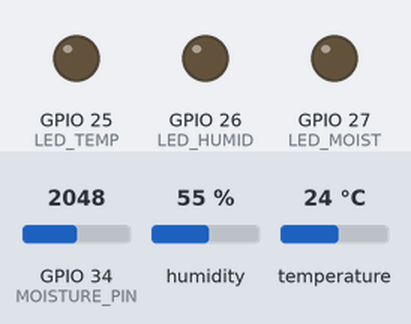
Recording of a sketch running on a simulated ESP32. Shown: output pins drawn as LEDs (lit = HIGH). Inputs (shaded band) come from the test bench; at power-on: humidity 55 %, GPIO 34 (MOISTURE_PIN) = 2048, temperature 24 °C. WiFi joins after 1.5 s; servers stay silent unless stated; the local clock reads 2024-03-15 10:24:30 at power-on unless the sketch sets it; what the sketch prints to the serial monitor is not drawn.

Above: at 5.7 s.
5.8 s: humidity set to 79 %
11.6 s: humidity set to 82 %
At 16.0 s:
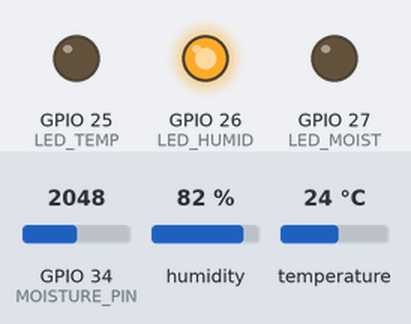
17.4 s: GPIO 34 (MOISTURE_PIN) set to 3122
23.2 s: GPIO 34 (MOISTURE_PIN) set to 3235
At 26.1 s:
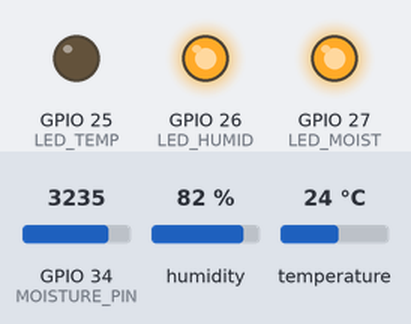
29.0 s: temperature set to 31 °C
34.8 s: temperature set to 34 °C
At 36.2 s:
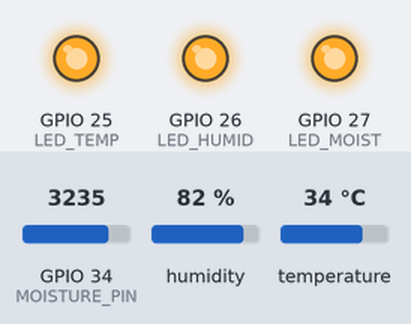
Timing chart, 0 to 37.8 s (numbered marks = the images above; inputs shaded):
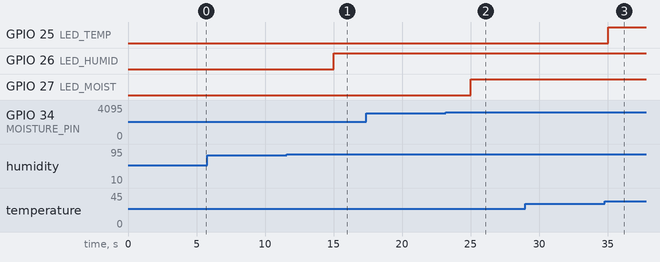

Measured:
- the behaviour switches between 80 and 81 % on humidity (found by bisection; images 0 and 1)
- the behaviour switches between 3166 and 3167 on GPIO 34 (MOISTURE_PIN) (found by bisection; images 1 and 2)
- the behaviour switches between 32 and 33 °C on temperature (found by bisection; images 2 and 3)
- after the input at 5.8 s, every drawn part: stays the same
- after the input at 11.6 s, GPIO 26 (LED_HUMID): LOW → HIGH after 3.4 s
- after the input at 17.4 s, every drawn part: stays the same
- after the input at 23.2 s, GPIO 27 (LED_MOIST): LOW → HIGH after 1.8 s
- after the input at 29.0 s, every drawn part: stays the same
- after the input at 34.8 s, GPIO 25 (LED_TEMP): LOW → HIGH after 0.23 s

The sketch:

plant.ino
```cpp
// ---------------------------------------------------------------- //
//  ESP32 Plant Monitor to Firebase (CORRECTED VERSION)
//  - Logs /current
//  - Manages /history as an ARRAY (for web app)
//  - Trims history to MAX_HISTORY_POINTS
// ---------------------------------------------------------------- //

#include <WiFi.h>
#include <time.h>
#include "Firebase_ESP_Client.h"
#include "addons/TokenHelper.h"
#include "addons/RTDBHelper.h"
#include <DHT.h>

// --- User Configuration ---
// Wi-Fi Credentials
#define WIFI_SSID "giri"
#define WIFI_PASSWORD "11223344"

// Firebase Config
#define API_KEY "AIzaSyDci_KmZqZhX1-4TYe1eElbhulAeJZJ7a4"
#define DATABASE_URL "https://plant-6e094-default-rtdb.firebaseio.com"
#define DATABASE_SECRET "he5qGAK4IQJbm7sRj3Lr9Xn88o6BeQd8VY1bmMpO"

// Sensor Pins
#define DHT_PIN 32
#define DHT_TYPE DHT11
#define MOISTURE_PIN 34  // Analog input

// LED Pins (Alert LEDs)
#define LED_TEMP 25
#define LED_HUMID 26
#define LED_MOIST 27

// Thresholds
#define TEMP_THRESHOLD_F 90.0
#define HUMID_THRESHOLD 80.0
#define MOISTURE_LOW_THRESHOLD 30

// Logging settings
const long LOG_INTERVAL_MS = 5000; // log every 5 sec
const int MAX_HISTORY_POINTS = 50; // Max points to keep in history array

// --- Global ---
FirebaseData fbdo;
FirebaseAuth auth;
FirebaseConfig config;
DHT dht(DHT_PIN, DHT_TYPE);
unsigned long lastLogTime = 0;

// --- Helper: Get Timestamp ---
// ** FIXED: Returns milliseconds, which JavaScript needs **
unsigned long long getTimestamp() {
  time_t now = time(nullptr);
  // Return as milliseconds (which JavaScript Date() objects use)
  return (unsigned long long)now * 1000ULL;
}


// --- Helper: Update History Array ---
// ** FIXED: This function now manages an array [ts, val] and trims it **
// --- Helper: Update History Array ---
// ** FIXED: This function now uses the correct library syntax **
void updateHistoryArray(const char* key, unsigned long long ts, float value) {
  String path = "/history/";
  path += key;
  FirebaseJsonArray historyArray;

  Serial.printf("Updating history for %s... ", key);

  // 1. Get the current history array from Firebase
  if (Firebase.RTDB.getJSON(&fbdo, path.c_str())) {
    // **FIX 1: Assign the returned array to your variable**
    historyArray = fbdo.jsonArray(); // Parse the existing array
  } else {
    Serial.print(" (No existing data, creating new array) ");
    // If it fails (e.g., first time), we just use the empty historyArray object
  }

  // 2. Create the new data point as an array: [timestamp, value]
  FirebaseJsonArray newPoint;
  newPoint.add(ts);
  newPoint.add(value);

  // 3. Add the new point to the end of the main array
  historyArray.add(newPoint);

  // 4. **CRITICAL:** Trim the array if it's too long
  while (historyArray.size() > MAX_HISTORY_POINTS) {
    historyArray.remove(0); // Remove the oldest data point (from the front)
  }

  // 5. Write the modified array back to Firebase
  // **FIX 2: Use setArray for a FirebaseJsonArray**
  if (Firebase.RTDB.setArray(&fbdo, path.c_str(), &historyArray)) {
    Serial.println("OK");
  } else {
    Serial.printf("Failed to write history %s : %s\n", path.c_str(), fbdo.errorReason().c_str());
  }
}

// --- Setup ---
void setup() {
  Serial.begin(115200);
  Serial.println("\n[Plant Monitor] Booting...");

  // Connect WiFi
  WiFi.begin(WIFI_SSID, WIFI_PASSWORD);
  Serial.print("Connecting to WiFi");
  while (WiFi.status() != WL_CONNECTED) { delay(500); Serial.print("."); }
  Serial.println("\nWiFi connected!");

  // Init LEDs
  pinMode(LED_TEMP, OUTPUT);
  pinMode(LED_HUMID, OUTPUT);
  pinMode(LED_MOIST, OUTPUT);
  digitalWrite(LED_TEMP, LOW);
  digitalWrite(LED_HUMID, LOW);
  digitalWrite(LED_MOIST, LOW);

  // Init DHT22 with internal pull-up
  pinMode(DHT_PIN, INPUT_PULLUP);
  dht.begin();
  delay(3000); // wait for DHT to stabilize

  // Init Time + Firebase
  configTime(0, 0, "pool.ntp.org", "time.nist.gov");
  Serial.print("Waiting for time sync");
  unsigned long start = millis();
  while (time(nullptr) < 1600000000UL && millis() - start < 10000) {
    delay(500);
    Serial.print(".");
  }
  Serial.println();

  // Firebase config using legacy token
  config.api_key = API_KEY;
  config.database_url = DATABASE_URL;
  config.signer.tokens.legacy_token = DATABASE_SECRET;
  Firebase.begin(&config, &auth);
  Firebase.reconnectWiFi(true);

  Serial.println("Setup complete.");
}

// --- Loop ---
void loop() {
  if (millis() - lastLogTime > LOG_INTERVAL_MS) {
    lastLogTime = millis();
    if (Firebase.ready()) {
      logSensorData();
    } else {
      Serial.println("Firebase not ready yet.");
      // Don't log if Firebase isn't ready, it will fail
    }
  }
}

// --- Sensor + LED Logic ---
void logSensorData() {
  float h = dht.readHumidity();
  float t_f = dht.readTemperature(true);
  int m_raw = analogRead(MOISTURE_PIN);
  const int MOISTURE_MIN_RAW = 1000;
  const int MOISTURE_MAX_RAW = 4095;
  int m_percent = constrain(map(m_raw, MOISTURE_MAX_RAW, MOISTURE_MIN_RAW, 0, 100), 0, 100);

  if (isnan(h) || isnan(t_f)) {
    Serial.println("DHT read failed!");
    return;
  }

  // ** FIXED: ts is now in milliseconds **
  unsigned long long ts = getTimestamp();

  Serial.printf("Temp: %.1f°F | Humidity: %.1f%% | Moisture: %d%% | ts: %llu\n", t_f, h, m_percent, ts);

  // LED alerts
  digitalWrite(LED_TEMP, (t_f > TEMP_THRESHOLD_F) ? HIGH : LOW);
  digitalWrite(LED_HUMID, (h > HUMID_THRESHOLD) ? HIGH : LOW);
  digitalWrite(LED_MOIST, (m_percent < MOISTURE_LOW_THRESHOLD) ? HIGH : LOW);

  // Firebase /current
  FirebaseJson currentData;
  currentData.set("temp", t_f);
  currentData.set("humidity", h);
  currentData.set("moisture", m_percent);
  currentData.set("ts", ts); // This timestamp is just for reference

  if (!Firebase.RTDB.setJSON(&fbdo, "/current", &currentData)) {
    Serial.printf("Failed to set /current : %s\n", fbdo.errorReason().c_str());
  }

  // Update history (This now uses the new, correct function)
  updateHistoryArray("temp", ts, t_f);
  updateHistoryArray("humidity", ts, h);
  updateHistoryArray("moisture", ts, m_percent);
}
```
